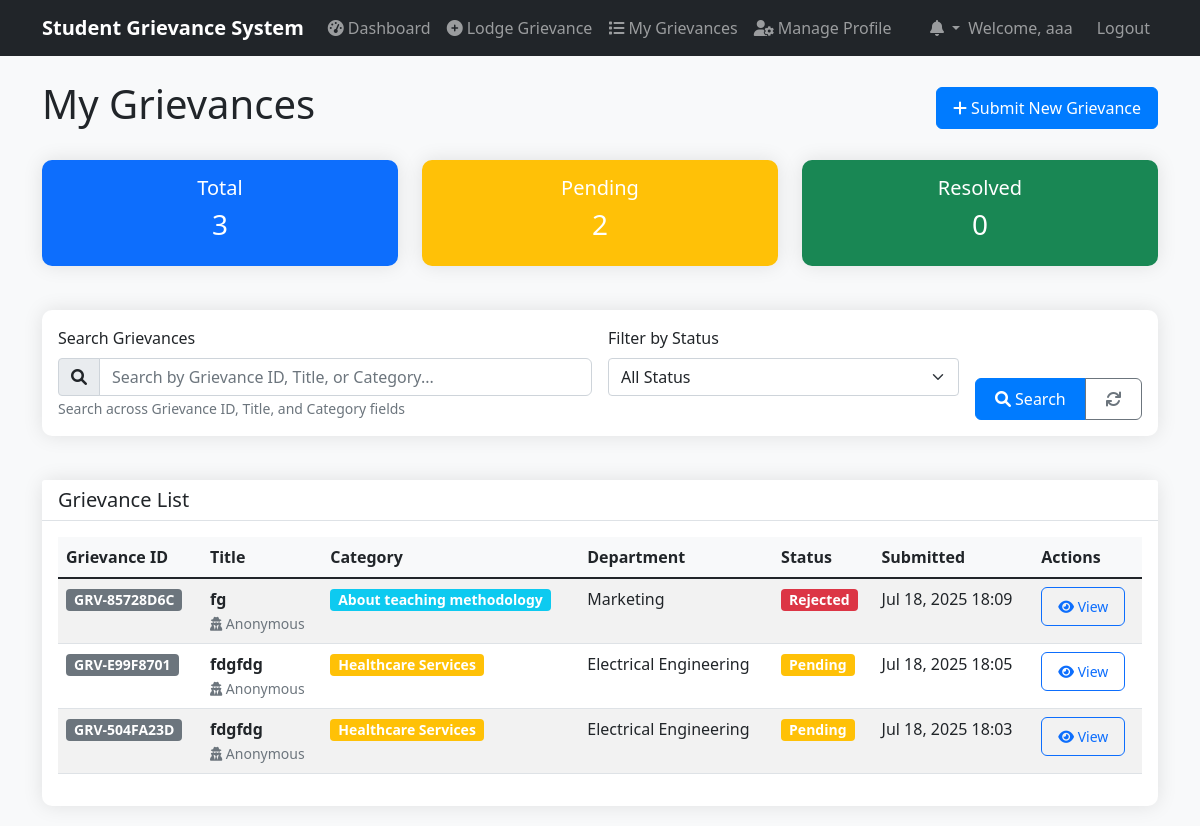
/api/students/grievances/ (signed in), run on an earlier commit of the app's database.
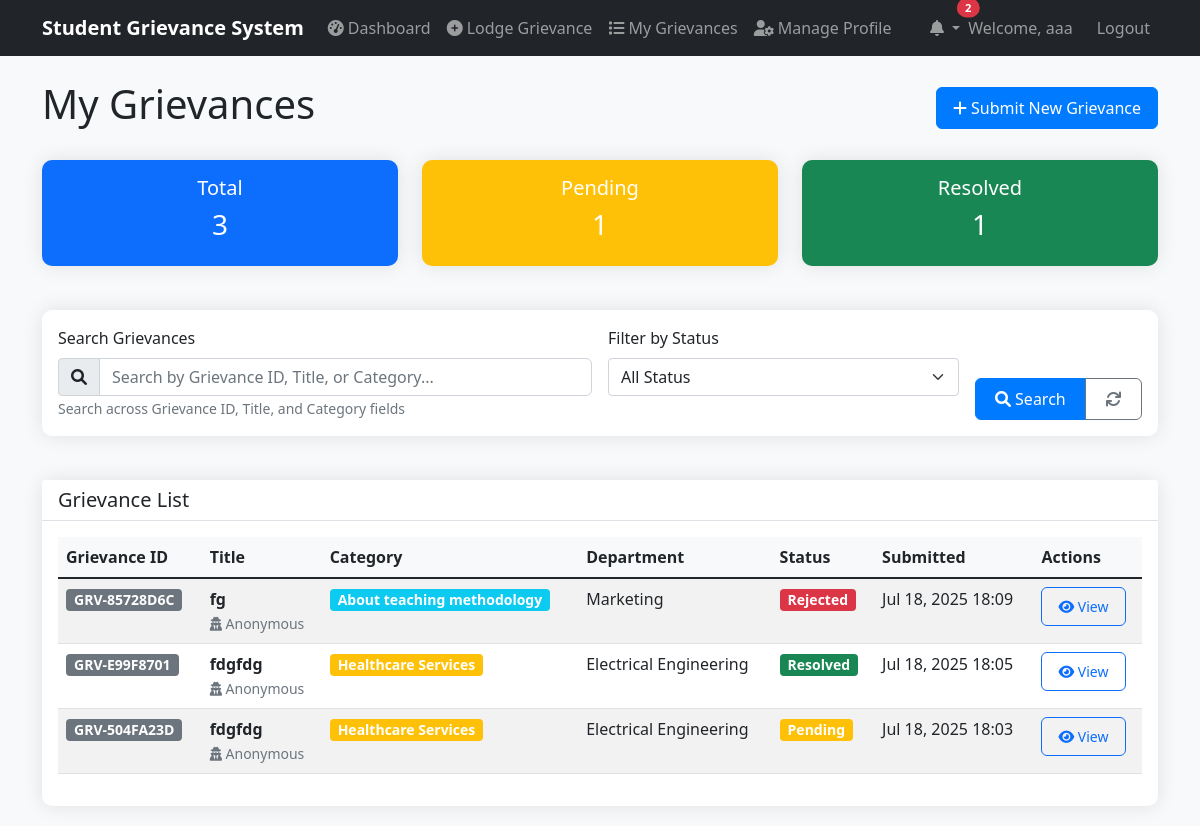
And on a later commit of the database.
### apps/authentication/models.py (models this page shows, shortened)
class User(AbstractBaseUser, PermissionsMixin):
    ROLE_CHOICES = [
        ('student', 'Student'),
        ('admin', 'Admin'),
        ('superadmin', 'Super Admin'),
        ('officer', 'Grievance Officer'),
    ]
    email = models.EmailField(unique=True)  # STRING - Unique email address
    role = models.CharField(max_length=20, choices=ROLE_CHOICES, default='student')  # STRING - User role (e.g., 'student')
    created_at = models.DateTimeField(auto_now_add=True)  # DATETIME - Timestamp of registration
    is_active = models.BooleanField(default=True)
    is_staff = models.BooleanField(default=False)
    is_email_verified = models.BooleanField(default=False)
    objects = UserManager()
    USERNAME_FIELD = 'email'
    REQUIRED_FIELDS = []
    def get_display_name(self):
        if hasattr(self, 'student_profile') and self.student_profile.name:
            return self.student_profile.name
        return self.email
    @property
    def is_student(self):
        return self.role == 'student'
    @property
    def is_admin(self):
        return self.role in ['admin', 'superadmin', 'officer']
    def get_full_name(self):
        if hasattr(self, 'student_profile') and self.student_profile:
            return self.student_profile.name or self.email
        return self.email

### apps/students/models.py (models this page shows, shortened)
class StudentProfile(models.Model):
    user = models.OneToOneField(settings.AUTH_USER_MODEL, on_delete=models.CASCADE, related_name='student_profile')
    name = models.CharField(max_length=100, blank=True, null=True)  # Full name of the student (nullable for migration)
    student_id = models.CharField(max_length=50, unique=True)  # Student enrollment Id
    school = models.CharField(max_length=200, blank=True, null=True)  # Name of the School (optional, not in doc)
    department = models.CharField(max_length=100)  # Department name
    contact_no = models.CharField(max_length=15, blank=True, null=True)  # Contact number (nullable for migration)
    created_at = models.DateTimeField(auto_now_add=True)
    updated_at = models.DateTimeField(auto_now=True)
    class Meta:
        verbose_name = "Student Profile"
        verbose_name_plural = "Student Profiles"

### apps/grievances/models.py (models this page shows, shortened)
class Grievance(models.Model):
    STATUS_CHOICES = [
        ('pending', 'Pending'),
        ('resolved', 'Resolved'),
        ('rejected', 'Rejected'),
    ]
    PRIORITY_CHOICES = [
        ('low', 'Low'),
        ('medium', 'Medium'),
        ('high', 'High'),
        ('urgent', 'Urgent'),
    ]
    id = models.UUIDField(primary_key=True, default=uuid.uuid4, editable=False)
    student = models.ForeignKey(StudentProfile, on_delete=models.CASCADE, related_name='grievances')
    title = models.CharField(max_length=200)
    description = models.TextField()
    category = models.ForeignKey(Category, on_delete=models.CASCADE, related_name='grievances')
    department = models.CharField(max_length=100, blank=True, null=True, help_text="Department related to grievance")
    status = models.CharField(max_length=20, choices=STATUS_CHOICES, default='pending')
    priority = models.CharField(max_length=20, choices=PRIORITY_CHOICES, default='medium')
    assigned_to = models.ForeignKey(AdminProfile, on_delete=models.SET_NULL, null=True, blank=True, related_name='assigned_grievances')
    is_anonymous = models.BooleanField(default=False)
    expected_resolution_date = models.DateTimeField(null=True, blank=True)
    actual_resolution_date = models.DateTimeField(null=True, blank=True)
    submitted_at = models.DateTimeField(auto_now_add=True)
    updated_at = models.DateTimeField(auto_now=True)
    class Meta:
        ordering = ['-submitted_at']
        indexes = [
            models.Index(fields=['status', 'submitted_at']),
            models.Index(fields=['student', 'status']),
            models.Index(fields=['assigned_to', 'status']),
        ]
    @property
    def grievance_id(self):
        return f"GRV-{str(self.id)[:8].upper()}"

class Category(models.Model):
    CATEGORY_TYPES = [
        ('academic', 'Academic'),
        ('non_academic', 'Non-Academic'),
    ]
    id = models.UUIDField(primary_key=True, default=uuid.uuid4, editable=False)
    name = models.CharField(max_length=100)
    description = models.TextField(blank=True, null=True)
    category_type = models.CharField(max_length=20, choices=CATEGORY_TYPES)
    default_admin = models.ForeignKey(AdminProfile, on_delete=models.SET_NULL, null=True, blank=True, related_name='default_categories')
    keywords = models.TextField(blank=True, null=True, help_text="Keywords for auto-assignment (comma-separated)")
    is_active = models.BooleanField(default=True)
    created_at = models.DateTimeField(auto_now_add=True)
    updated_at = models.DateTimeField(auto_now=True)
    class Meta:
        verbose_name_plural = "Categories"
        ordering = ['category_type', 'name']

### apps/students/views.py (the view, shortened to what this page needs)
# urls.py: path('grievances/', views.student_grievances_view, name='grievances'),
@login_required
def student_grievances_view(request):
    if not request.user.is_student:
        return redirect('admin_panel:dashboard')
    try:
        student_profile = request.user.student_profile
    except StudentProfile.DoesNotExist:
        messages.error(request, 'Student profile not found')
        return redirect('authentication:login')
    all_grievances = Grievance.objects.filter(student=student_profile)
    grievances = all_grievances.order_by('-submitted_at')
    search_query = request.GET.get('search', '').strip()
    status_filter = request.GET.get('status')
    if status_filter:
        grievances = grievances.filter(status=status_filter)
    paginator = Paginator(grievances, 10)  # Show 10 grievances per page
    page_number = request.GET.get('page')
    page_obj = paginator.get_page(page_number)
    context = {
        'student_profile': student_profile,
        'page_obj': page_obj,
        'status_filter': status_filter,
        'search_query': search_query,
        'total_grievances': all_grievances.count(),
        'pending_grievances': all_grievances.filter(status='pending').count(),
        'resolved_grievances': all_grievances.filter(status='resolved').count(),
        'filtered_count': grievances.count() if search_query or status_filter else all_grievances.count(),
    }
    return render(request, 'students/grievances.html', context)

### templates/students/grievances.html (shortened to what this page needs)
{% extends 'base.html' %}
{% load static %}
{% block content %}
<div class="row">
    <div class="col-12">
        <div class="d-flex justify-content-between align-items-center mb-4">
            <h1>My Grievances</h1>
            <a href="{% url 'grievances_web:submit_grievance' %}" class="btn btn-primary">
                <i class="fas fa-plus"></i> Submit New Grievance
            </a>
        </div>
    </div>
</div>
<div class="row mb-4">
    <div class="col-md-4">
        <div class="card bg-primary text-white">
            <div class="card-body text-center">
                <h5 class="card-title">Total</h5>
                <h3>{{ total_grievances }}</h3>
            </div>
        </div>
    </div>
    <div class="col-md-4">
        <div class="card bg-warning text-white">
            <div class="card-body text-center">
                <h5 class="card-title">Pending</h5>
                <h3>{{ pending_grievances }}</h3>
            </div>
        </div>
    </div>
    <div class="col-md-4">
        <div class="card bg-success text-white">
            <div class="card-body text-center">
                <h5 class="card-title">Resolved</h5>
                <h3>{{ resolved_grievances }}</h3>
            </div>
        </div>
    </div>
</div>
<div class="row mb-4">
    <div class="col-12">
        <div class="card">
            <div class="card-body">
                <form method="get" class="row g-3" id="searchForm">
                    <div class="col-md-6">
                        <label for="search" class="form-label">Search Grievances</label>
                        <div class="input-group">
                            <span class="input-group-text"><i class="fas fa-search"></i></span>
                            <input type="text"
                                   name="search"
                                   id="search"
                                   class="form-control"
                                   placeholder="Search by Grievance ID, Title, or Category..."
                                   value="{{ search_query }}"
                                   autocomplete="off">
                        </div>
                        <small class="form-text text-muted">
                            Search across Grievance ID, Title, and Category fields
                        </small>
                    </div>
                    <div class="col-md-4">
                        <label for="status" class="form-label">Filter by Status</label>
                        <select name="status" id="status" class="form-select">
                            <option value="">All Status</option>
                        </select>
                    </div>
                    <div class="col-md-2 d-flex align-items-end">
                        <div class="btn-group w-100">
                            <button type="submit" class="btn btn-primary">
                                <i class="fas fa-search me-1"></i>Search
                            </button>
                            <a href="{% url 'students:grievances' %}" class="btn btn-outline-secondary" title="Reset filters">
                                <i class="fas fa-refresh"></i>
                            </a>
                        </div>
                    </div>
                </form>
            </div>
        </div>
    </div>
</div>
<div class="card">
    <div class="card-header">
        <h5 class="mb-0">Grievance List</h5>
    </div>
    <div class="card-body">
        {% if page_obj.object_list %}
            <div class="table-responsive">
                <table class="table table-striped table-hover">
                    <thead>
                        <tr>
                            <th>Grievance ID</th>
                            <th>Title</th>
                            <th>Category</th>
                            <th>Department</th>
                            <th>Status</th>
                            <th>Submitted</th>
                            <th>Actions</th>
                        </tr>
                    </thead>
                    <tbody>
                        {% for grievance in page_obj.object_list %}
                        <tr>
                            <td>
                                <span class="badge bg-secondary">{{ grievance.grievance_id }}</span>
                            </td>
                            <td>
                                <div class="fw-bold">{{ grievance.title|truncatechars:50 }}</div>
                                {% if grievance.is_anonymous %}
                                    <small class="text-muted"><i class="fas fa-user-secret"></i> Anonymous</small>
                                {% endif %}
                            </td>
                            <td>
                                <span class="badge bg-{% if grievance.category.category_type == 'academic' %}info{% else %}warning{% endif %}">
                                    {{ grievance.category.name }}
                                </span>
                            </td>
                            <td>{{ grievance.department|default:"N/A" }}</td>
                            <td>
                                <span class="badge bg-{% if grievance.status == 'pending' %}warning{% elif grievance.status == 'resolved' %}success{% else %}danger{% endif %}">
                                    {{ grievance.get_status_display }}
                                </span>
                            </td>
                            <td>{{ grievance.submitted_at|date:"M d, Y H:i" }}</td>
                            <td>
                                <a href="{% url 'students:grievance_detail' grievance.id %}" class="btn btn-sm btn-outline-primary">
                                    <i class="fas fa-eye"></i> View
                                </a>
                            </td>
                        </tr>
                        {% endfor %}
                    </tbody>
                </table>
            </div>
        {% endif %}
    </div>
</div>
{% endblock %}

### templates/base.html (shortened to what this page needs)
{% load static %}
<!DOCTYPE html>
<html lang="en">
<head>
    <link href="https://cdn.jsdelivr.net/npm/bootstrap@5.1.3/dist/css/bootstrap.min.css" rel="stylesheet">
    <link rel="stylesheet" href="https://cdnjs.cloudflare.com/ajax/libs/font-awesome/6.0.0/css/all.min.css">
    <link rel="stylesheet" href="{% static 'css/style.css' %}">
</head>
<body>
    <nav class="navbar navbar-expand-lg navbar-dark bg-dark">
        <div class="container">
            {% if user.is_authenticated %}
                {% if user.is_admin %}
                    <a class="navbar-brand" href="{% url 'admin_panel:dashboard' %}">
                        Student Grievance System
                    </a>
                {% elif user.is_student %}
                    <a class="navbar-brand" href="{% url 'students:dashboard' %}">
                        Student Grievance System
                    </a>
                {% else %}
                    <a class="navbar-brand" href="{% url 'authentication:login_view' %}">
                        Student Grievance System
                    </a>
                {% endif %}
            {% else %}
                <a class="navbar-brand" href="{% url 'authentication:login_view' %}">
                    Student Grievance System
                </a>
            {% endif %}
            {% if user.is_authenticated %}
            <div class="navbar-nav me-auto">
                {% if user.is_student %}
                <a class="nav-link" href="{% url 'students:dashboard' %}">
                    <i class="fas fa-tachometer-alt me-1"></i>Dashboard
                </a>
                <a class="nav-link" href="{% url 'grievances:submit_grievance' %}">
                    <i class="fas fa-plus-circle me-1"></i>Lodge Grievance
                </a>
                <a class="nav-link" href="{% url 'students:grievances' %}">
                    <i class="fas fa-list me-1"></i>My Grievances
                </a>
                <a class="nav-link" href="{% url 'students:profile' %}">
                    <i class="fas fa-user-cog me-1"></i>Manage Profile
                </a>
                {% endif %}
            </div>
            <div class="navbar-nav ms-auto">
                {% if user.is_student %}
                <div class="nav-item dropdown">
                    <a class="nav-link dropdown-toggle position-relative" href="#" id="notificationsDropdown" role="button" data-bs-toggle="dropdown" aria-expanded="false">
                        <i class="fas fa-bell"></i>
                        {% if notifications_count > 0 %}
                        <span class="position-absolute top-0 start-100 translate-middle badge rounded-pill bg-danger" style="font-size: 0.7rem;">
                            {{ notifications_count|default:"" }}
                        </span>
                        {% endif %}
                    </a>
                </div>
                {% endif %}
                <span class="navbar-text me-3">
                    Welcome, {{ user.get_display_name }}
                </span>
                <a class="nav-link" href="{% url 'authentication:logout_view' %}">Logout</a>
            </div>
            {% endif %}
        </div>
    </nav>
    <main class="{% if request.resolver_match.app_name == 'admin_panel' %}container-fluid{% else %}container{% endif %} mt-4">
        {% block content %}
        {% endblock %}
    </main>
</body>
</html>

What changed in the data, as far as the page shows it:
changed Grievance "GRV-E99F8701": status "Pending" → "Resolved"
Also different on the page:
{{ notifications_count|default:"" }}: (not shown) → "2"
{{ pending_grievances }}: "2" → "1"
{{ resolved_grievances }}: "0" → "1"
